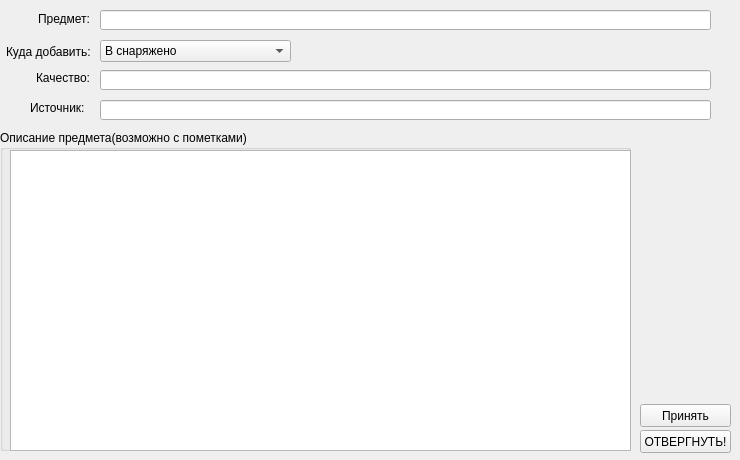
<?xml version="1.0" encoding="UTF-8"?>
<ui version="4.0">
 <class>MainWindow</class>
 <widget class="QMainWindow" name="MainWindow">
  <property name="geometry">
   <rect>
    <x>0</x>
    <y>0</y>
    <width>740</width>
    <height>460</height>
   </rect>
  </property>
  <property name="sizePolicy">
   <sizepolicy hsizetype="Preferred" vsizetype="Preferred">
    <horstretch>0</horstretch>
    <verstretch>0</verstretch>
   </sizepolicy>
  </property>
  <property name="minimumSize">
   <size>
    <width>730</width>
    <height>460</height>
   </size>
  </property>
  <property name="maximumSize">
   <size>
    <width>740</width>
    <height>470</height>
   </size>
  </property>
  <property name="sizeIncrement">
   <size>
    <width>100</width>
    <height>100</height>
   </size>
  </property>
  <property name="contextMenuPolicy">
   <enum>Qt::DefaultContextMenu</enum>
  </property>
  <property name="windowTitle">
   <string>Добавить предмет</string>
  </property>
  <widget class="QWidget" name="centralwidget">
   <widget class="QLabel" name="label_2">
    <property name="geometry">
     <rect>
      <x>38</x>
      <y>12</y>
      <width>60</width>
      <height>13</height>
     </rect>
    </property>
    <property name="font">
     <font>
      <pointsize>9</pointsize>
     </font>
    </property>
    <property name="text">
     <string>Предмет:</string>
    </property>
   </widget>
   <widget class="QComboBox" name="wher_it_be_field">
    <property name="geometry">
     <rect>
      <x>100</x>
      <y>40</y>
      <width>191</width>
      <height>22</height>
     </rect>
    </property>
    <property name="font">
     <font>
      <pointsize>9</pointsize>
     </font>
    </property>
    <item>
     <property name="text">
      <string>В снаряжено</string>
     </property>
    </item>
    <item>
     <property name="text">
      <string>В инвентарь</string>
     </property>
    </item>
    <item>
     <property name="text">
      <string>В умения. особенности, навыки</string>
     </property>
    </item>
    <item>
     <property name="text">
      <string>В спец предметы</string>
     </property>
    </item>
   </widget>
   <widget class="QLabel" name="label_3">
    <property name="geometry">
     <rect>
      <x>6</x>
      <y>44</y>
      <width>90</width>
      <height>16</height>
     </rect>
    </property>
    <property name="font">
     <font>
      <pointsize>9</pointsize>
     </font>
    </property>
    <property name="text">
     <string>Куда добавить:</string>
    </property>
   </widget>
   <widget class="QGroupBox" name="groupBox">
    <property name="geometry">
     <rect>
      <x>0</x>
      <y>130</y>
      <width>631</width>
      <height>321</height>
     </rect>
    </property>
    <property name="font">
     <font>
      <pointsize>9</pointsize>
     </font>
    </property>
    <property name="title">
     <string>Описание предмета(возможно с пометками)</string>
    </property>
    <widget class="QTextEdit" name="description_of_item_field">
     <property name="geometry">
      <rect>
       <x>10</x>
       <y>20</y>
       <width>621</width>
       <height>301</height>
      </rect>
     </property>
     <property name="minimumSize">
      <size>
       <width>0</width>
       <height>0</height>
      </size>
     </property>
     <property name="maximumSize">
      <size>
       <width>725</width>
       <height>310</height>
      </size>
     </property>
     <property name="layoutDirection">
      <enum>Qt::LeftToRight</enum>
     </property>
    </widget>
   </widget>
   <widget class="QLabel" name="label_4">
    <property name="geometry">
     <rect>
      <x>36</x>
      <y>70</y>
      <width>60</width>
      <height>16</height>
     </rect>
    </property>
    <property name="font">
     <font>
      <pointsize>9</pointsize>
     </font>
    </property>
    <property name="text">
     <string>Качество:</string>
    </property>
   </widget>
   <widget class="QLabel" name="label_5">
    <property name="geometry">
     <rect>
      <x>30</x>
      <y>100</y>
      <width>60</width>
      <height>16</height>
     </rect>
    </property>
    <property name="font">
     <font>
      <pointsize>9</pointsize>
     </font>
    </property>
    <property name="text">
     <string>Источник:</string>
    </property>
   </widget>
   <widget class="QLineEdit" name="add_item_field">
    <property name="geometry">
     <rect>
      <x>100</x>
      <y>10</y>
      <width>611</width>
      <height>20</height>
     </rect>
    </property>
   </widget>
   <widget class="QLineEdit" name="quality_field">
    <property name="geometry">
     <rect>
      <x>100</x>
      <y>70</y>
      <width>611</width>
      <height>20</height>
     </rect>
    </property>
   </widget>
   <widget class="QLineEdit" name="source_of_item">
    <property name="geometry">
     <rect>
      <x>100</x>
      <y>100</y>
      <width>611</width>
      <height>20</height>
     </rect>
    </property>
   </widget>
   <widget class="QPushButton" name="access_add_invent">
    <property name="geometry">
     <rect>
      <x>640</x>
      <y>404</y>
      <width>91</width>
      <height>23</height>
     </rect>
    </property>
    <property name="text">
     <string>Принять</string>
    </property>
   </widget>
   <widget class="QPushButton" name="denide_add_invent">
    <property name="geometry">
     <rect>
      <x>640</x>
      <y>430</y>
      <width>91</width>
      <height>23</height>
     </rect>
    </property>
    <property name="text">
     <string>ОТВЕРГНУТЬ!</string>
    </property>
   </widget>
   <widget class="QLabel" name="invent_indicator">
    <property name="geometry">
     <rect>
      <x>310</x>
      <y>35</y>
      <width>261</width>
      <height>31</height>
     </rect>
    </property>
    <property name="font">
     <font>
      <family>Segoe UI Black</family>
      <pointsize>14</pointsize>
      <weight>75</weight>
      <bold>true</bold>
      <underline>true</underline>
     </font>
    </property>
    <property name="frameShape">
     <enum>QFrame::NoFrame</enum>
    </property>
    <property name="frameShadow">
     <enum>QFrame::Plain</enum>
    </property>
    <property name="text">
     <string/>
    </property>
    <property name="alignment">
     <set>Qt::AlignLeading|Qt::AlignLeft|Qt::AlignTop</set>
    </property>
   </widget>
  </widget>
 </widget>
 <resources/>
 <connections/>
</ui>
